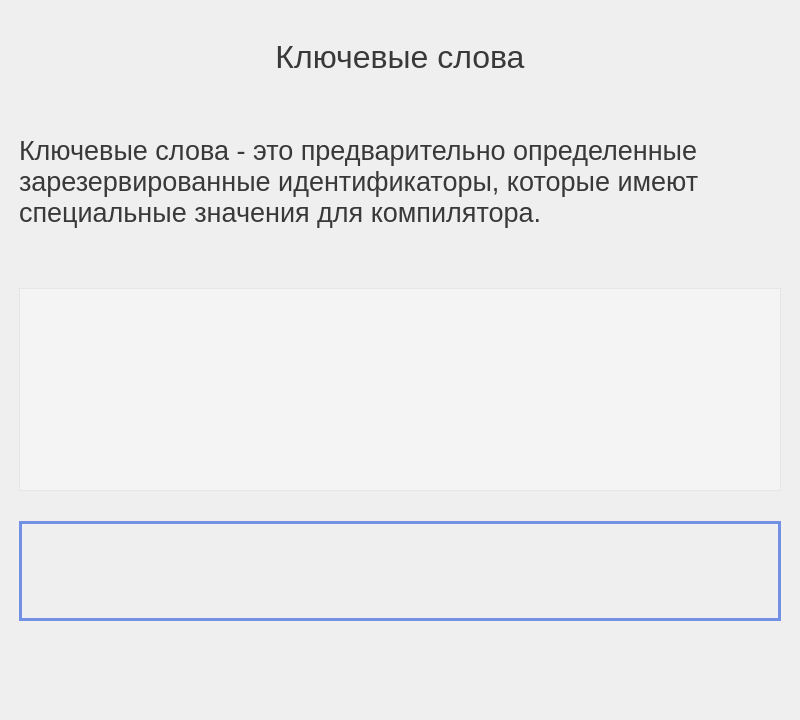
<?xml version="1.0" encoding="UTF-8"?>
<ui version="4.0">
 <class>TechEng</class>
 <widget class="QWidget" name="TechEng">
  <property name="geometry">
   <rect>
    <x>0</x>
    <y>0</y>
    <width>800</width>
    <height>720</height>
   </rect>
  </property>
  <property name="minimumSize">
   <size>
    <width>800</width>
    <height>720</height>
   </size>
  </property>
  <property name="windowTitle">
   <string>TechEng</string>
  </property>
  <property name="styleSheet">
   <string notr="true"/>
  </property>
  <layout class="QVBoxLayout" name="verticalLayout_3">
   <property name="leftMargin">
    <number>0</number>
   </property>
   <property name="topMargin">
    <number>0</number>
   </property>
   <property name="rightMargin">
    <number>0</number>
   </property>
   <property name="bottomMargin">
    <number>0</number>
   </property>
   <item>
    <widget class="QWidget" name="widget" native="true">
     <layout class="QVBoxLayout" name="verticalLayout_4">
      <item>
       <layout class="QVBoxLayout" name="verticalLayout">
        <property name="spacing">
         <number>60</number>
        </property>
        <property name="leftMargin">
         <number>10</number>
        </property>
        <property name="topMargin">
         <number>30</number>
        </property>
        <property name="rightMargin">
         <number>10</number>
        </property>
        <property name="bottomMargin">
         <number>10</number>
        </property>
        <item>
         <widget class="QLabel" name="label">
          <property name="font">
           <font>
            <family>Segoe UI Historic</family>
            <pointsize>24</pointsize>
           </font>
          </property>
          <property name="styleSheet">
           <string notr="true">color: rgb(57, 57, 57)</string>
          </property>
          <property name="text">
           <string>Ключевые слова</string>
          </property>
          <property name="alignment">
           <set>Qt::AlignCenter</set>
          </property>
         </widget>
        </item>
        <item>
         <layout class="QHBoxLayout" name="horizontalLayout">
          <property name="spacing">
           <number>20</number>
          </property>
          <item>
           <widget class="QLabel" name="label_2">
            <property name="font">
             <font>
              <family>Segoe UI Historic</family>
              <pointsize>20</pointsize>
              <weight>50</weight>
              <bold>false</bold>
             </font>
            </property>
            <property name="styleSheet">
             <string notr="true">color: rgb(57, 57, 57)</string>
            </property>
            <property name="text">
             <string>Ключевые слова - это предварительно определенные зарезервированные идентификаторы, которые имеют специальные значения для компилятора.</string>
            </property>
            <property name="wordWrap">
             <bool>true</bool>
            </property>
           </widget>
          </item>
         </layout>
        </item>
        <item>
         <layout class="QVBoxLayout" name="verticalLayout_2">
          <property name="spacing">
           <number>30</number>
          </property>
          <property name="bottomMargin">
           <number>40</number>
          </property>
          <item>
           <widget class="QListWidget" name="wordList">
            <property name="font">
             <font>
              <family>Segoe UI Historic</family>
              <pointsize>20</pointsize>
             </font>
            </property>
            <property name="styleSheet">
             <string notr="true">color: rgb(57, 57, 57);
background:rgba(255, 255, 255, 0.3);</string>
            </property>
           </widget>
          </item>
          <item>
           <widget class="QLabel" name="answer">
            <property name="minimumSize">
             <size>
              <width>300</width>
              <height>100</height>
             </size>
            </property>
            <property name="maximumSize">
             <size>
              <width>16777215</width>
              <height>100</height>
             </size>
            </property>
            <property name="font">
             <font>
              <family>Segoe UI Historic</family>
              <pointsize>20</pointsize>
             </font>
            </property>
            <property name="styleSheet">
             <string notr="true">border-width:3px;
border-color: rgb(114, 144, 228);
color: rgb(57, 57, 57);
border-style: solid</string>
            </property>
            <property name="text">
             <string/>
            </property>
            <property name="wordWrap">
             <bool>true</bool>
            </property>
           </widget>
          </item>
          <item>
           <spacer name="verticalSpacer">
            <property name="orientation">
             <enum>Qt::Vertical</enum>
            </property>
            <property name="sizeType">
             <enum>QSizePolicy::Fixed</enum>
            </property>
            <property name="sizeHint" stdset="0">
             <size>
              <width>20</width>
              <height>40</height>
             </size>
            </property>
           </spacer>
          </item>
         </layout>
        </item>
       </layout>
      </item>
     </layout>
    </widget>
   </item>
  </layout>
 </widget>
 <resources/>
 <connections/>
</ui>
